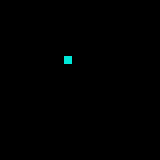

The image is a tile-based game level rendered from a .tmx file. Its description and source (layers, tilesets, objects; grid data summarised) follow:
An orthogonal 20x20 tile map with 8x8 px tiles, 3 tile layers (regions, input_map, output_map).

<map version="1.2" tiledversion="1.3.3" orientation="orthogonal" renderorder="right-down" width="20" height="20" tilewidth="8" tileheight="8" infinite="0" nextlayerid="4" nextobjectid="1">
 <tileset firstgid="1" source="cutMan_stage2.tsx" />
 <layer id="1" name="regions" width="20" height="20">
  <data>[400 cells, 1 non-empty, 1 distinct tile ids]</data>
 </layer>
 <layer id="2" name="input_map" width="20" height="20">
  <data>[400 cells, 1 non-empty, 1 distinct tile ids]</data>
 </layer>
 <layer id="3" name="output_map" width="20" height="20">
  <data>[400 cells, 1 non-empty, 1 distinct tile ids]</data>
 </layer>
</map>
